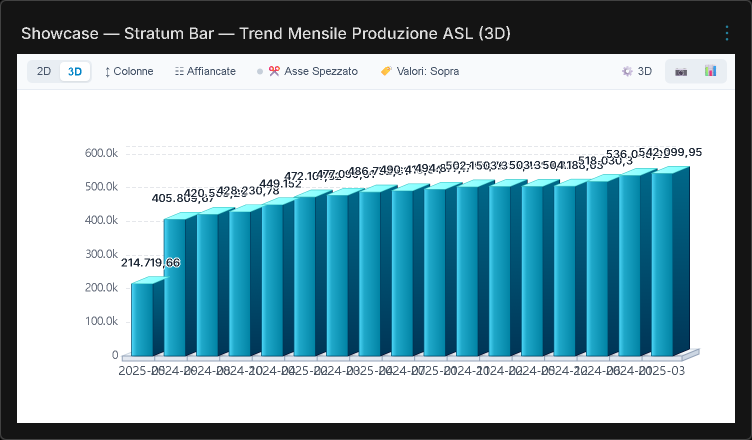
#> input picture docs/images/live_dashboard_showcase.png, 1504 x 880 px, given in place of ., which was not available (shown at 1/2 size)
$ python -i generate_demo_gif.py   (imports and definitions only)
#> lines starting #> are read from the running program, lines starting #| are printed output that depends on the picture
"""
Capture headless screenshots of StratumBar Dev Studio and compile
an optimized animated GIF and high-resolution preview for README.md.
"""

import os
import time
from PIL import Image
from playwright.sync_api import sync_playwright

CHROME_PATH = r"C:\Program Files\Google\Chrome\Application\chrome.exe"
REPO_ROOT = os.path.abspath(os.path.join(os.path.dirname(__file__), ".."))
DOCS_IMAGES = os.path.join(REPO_ROOT, "docs", "images")
ASSETS_DIR = os.path.join(REPO_ROOT, "assets")

# [2 lines not run here, left out]

FRAMES = [
    {
        "name": "01_healthcare_3d_cylinder.png",
        "url": "http://localhost:5174/?scenario=healthcare",
        "description": "Healthcare IRCCS (Slice 430): 3D Cylinder Columns with Dual Y-Axis Wait Time Spline & Target Benchmark",
    },
    {
        "name": "02_sales_benchmark_stacked.png",
        "url": "http://localhost:5174/?scenario=sales_benchmark",
        "description": "Regional Sales Performance: 3D Stacked Prisms with Fixed Benchmark & Delta % Badges",
    },
    {
        "name": "03_axis_break_outliers.png",
        "url": "http://localhost:5174/?scenario=axis_break",
        "description": "Axis Break: Outlier Spike Compression with Isometric Cut Mark (//)",
    },
    {
        "name": "04_2d_modern_standard.png",
        "url": "http://localhost:5174/?scenario=healthcare",
        "description": "2D Modern Standard Mode: Rounded Corner Bars, Secondary Dual Axis & Track Background",
        "action": "switch_2d",
    },
    {
        "name": "05_echarts_options_modal.png",
        "url": "http://localhost:5174/?scenario=healthcare",
        "description": "ECharts Options Inspector Modal: Resolved ECharts Option Payload & One-Click Copy",
        "action": "open_modal",
    },
]

# [43 lines left out: function capture_frames, not called in this run]

def generate_gif_and_assets(captured_paths):
    gif_path = os.path.join(DOCS_IMAGES, "dev_studio_demo.gif")
    preview_jpg = os.path.join(ASSETS_DIR, "stratumbar_preview.jpg")
    preview_png = os.path.join(DOCS_IMAGES, "stratumbar_preview.png")

    # Save the main healthcare overview as the primary visual preview
    main_img = Image.open(captured_paths[0]).convert("RGB")
#> main_img is the input picture: PIL image 1504x880 RGB; mean R, G, B 139.9, 171.5, 180.8
    main_img.save(preview_jpg, "JPEG", quality=92, optimize=True)
    main_img.save(preview_png, "PNG", optimize=True)
    print(f"Updated preview photo: {preview_jpg}")

    print(f"Compiling animated GIF demo: {gif_path}...")
    target_size = (1280, 800)
    pil_frames = []

    for path in captured_paths:
        img = Image.open(path).convert("RGB")
        resized = img.resize(target_size, Image.Resampling.LANCZOS)
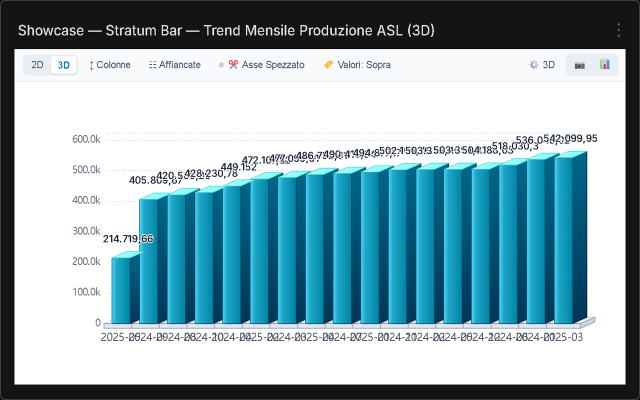
#> resized: PIL image 1280x800 RGB (shown at 1/2 size); mean R, G, B 139.7, 171.2, 180.6
        # 256 colors adaptive palette
        quantized = resized.quantize(colors=256, method=Image.Resampling.LANCZOS)
#> pass 3 of the loop in generate_gif_and_assets, `for path in captured_paths:`:
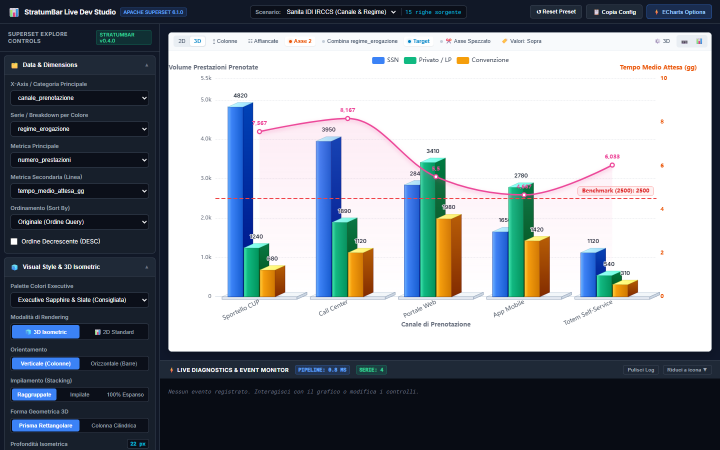
#> input picture docs/images/01_healthcare_3d_cylinder.png, 1440 x 900 px, given in place of , which was not available (shown at 1/2 size)
#> in generate_gif_and_assets, img is the input picture: PIL image 1440x900 RGB; mean R, G, B 131.6, 138.2, 146.1
#> in generate_gif_and_assets, `resized = img.resize(target_size, Image.Resampling.LANCZOS)`:
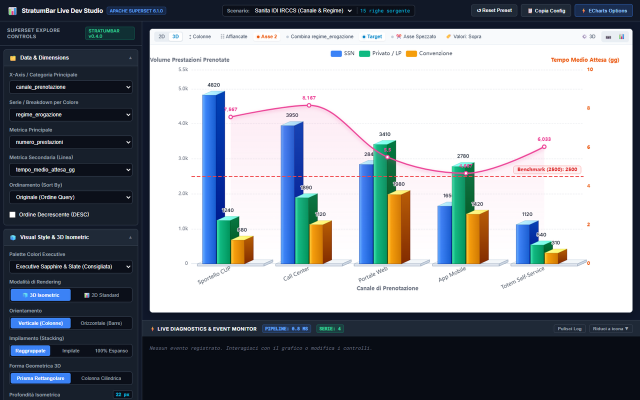
#> resized: PIL image 1280x800 RGB (shown at 1/2 size); mean R, G, B 131.6, 138.1, 146
#> the loop made 5 passes; the first 3 are shown
        pil_frames.append(quantized)

    # Frame duration: 2800ms per frame
    durations = [2800, 2800, 2800, 2800, 2800]

    pil_frames[0].save(
        gif_path,
        save_all=True,
        append_images=pil_frames[1:],
        duration=durations,
        loop=0,
        optimize=True,
    )

    gif_kb = os.path.getsize(gif_path) / 1024
    print(f"GIF compiled successfully: {gif_path} ({gif_kb:.1f} KB)")

# [5 lines not run here, left out]

#> (the run stopped early here; a loop or call above may not have finished)
